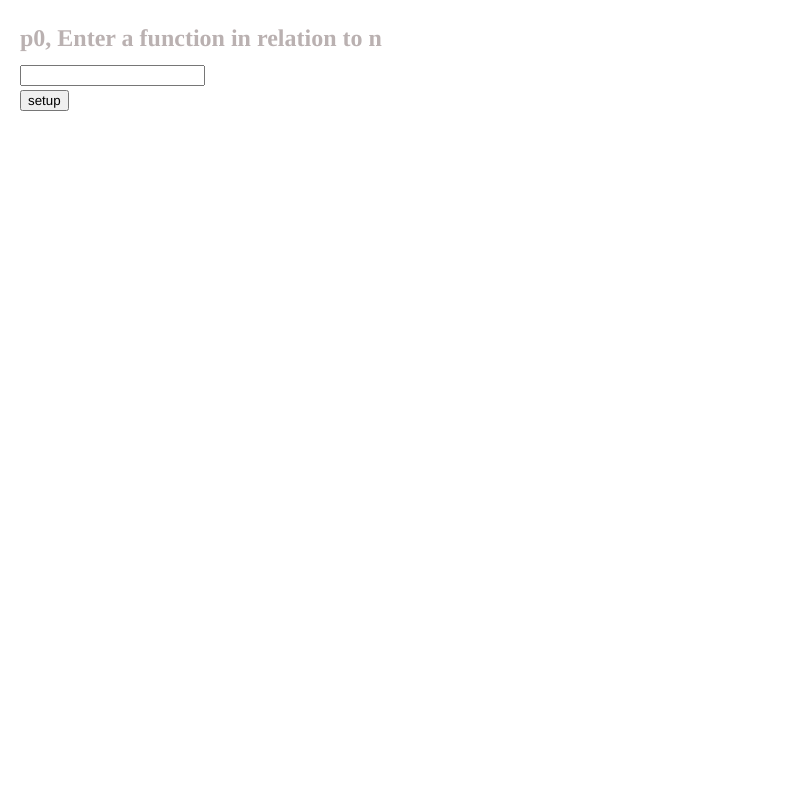
Frame 1 (no input)
Frame 2 (the mouse pressed at the canvas centre, redrawn once): identical to frame 1, image omitted

The p5.js sketch that drew this single still picture (run headless with seeded random() and noise() and a simulated clock; the mouse was pressed at the canvas centre and the sketch redrawn once):

// p5.js sketch
// ── sketch.js
let circ;
let running;
var k = 1
var start = 1
// states = (Array(100 - prob * 100).fill(-1)).concat((Array(prob * 100).fill(1)))
function setup() {
  canvas = createCanvas(800, 800);
  syntax = createElement("h2", "p0, Enter a function in relation to n ")
  syntax.position(20, 5)
  syntax.style("color", '#bab1b1')
  input = createInput();
  input.position(20, 65);
  button = createButton("setup")
  button.position(20, 90)
  button.mousePressed(calc)
  stepButton = createButton("Step")
  stepButton.mousePressed(step)
  runButton = createButton("Run")
  runButton.mousePressed(run)
  stopButton = createButton("stop")
  stopButton.mousePressed(stop)
  noLoop();
}
function stop() {
  running = false
}
async function run() {
  running = true
  while (running) {
    step()
    await new Promise(r => setTimeout(r, 100))
  }
}
function nextStep(currentStep, probFunction, p0) {
  if (currentStep == 0) {
    states = (Array(100 - p0 * 100).fill(currentStep + 1)).concat((Array(p0 * 100).fill(0)))
    return random(states)
  }
  else {
    prob = parseFloat(probFunction(currentStep).toFixed(4))
    console.log(prob)
    l1 = parseInt(10_000 - prob * 10_000)
    l2 = parseInt(prob * 10_000)
    states = (Array(l1).fill(currentStep + 1)).concat((Array(l2).fill(0)))
    return random(states)
  }
}

function step() {
  [p0, f] = input.value().split(',')
  probFunction = new Function("n", `return ${f}`)
  k = nextStep(k, probFunction, parseFloat(p0))
  console.log(k)
  if (k == 0) {
    coordinateSytem(1)
    circ = circle(333, 290, 10)
  }
  else {
    if ((k % 25) == 0) {
      coordinateSytem(k)
      start = k
      circ = circle(40 + ((k - 1) % 25) * 30, 350, 10)
    }
    else {
      coordinateSytem(start)
      circ = circle(40 + ((k - 1) % 25) * 30, 350, 10)
    }
  }

}
function calc() {
  k = 1
  ps = input.value()
  coordinateSytem(1)

}
function coordinateSytem(c) {
  strokeWeight(2)
  background(0)
  fill(255)
  //HORIZONTAL axis
  line(10, 400, 800, 400)
  //HORIZONTAL
  s = c
  text(0, 330, 300, 100, 100)
  for (var i = 30; i < 800; i += 30) {
    // line(i + 10, 395, i + 10, 405)

    text(s.toString(), i + 10 - 5, 380, 100, 100)
    s += 1
  }
}
function draw() {

}
